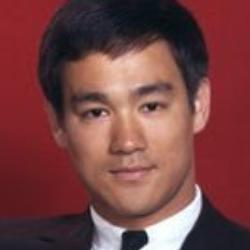
#> input picture samples/009.jpg, 250 x 250 px
$ python -i refinement.py   (imports and definitions only)
#> lines starting #> are read from the running program, lines starting #| are printed output that depends on the picture
#> further down, picture is the input picture: PIL image 250x250 RGB; mean R, G, B 119.3, 67.4, 67.6
"""Deterministic degradation for separately labelled robustness diagnostics."""
from io import BytesIO
from PIL import Image


def diagnostic_image(image):
    """Same fixed 40px/JPEG-45 condition for every image and every method."""
    small=image.convert('RGB').resize((40,40),Image.Resampling.BILINEAR)
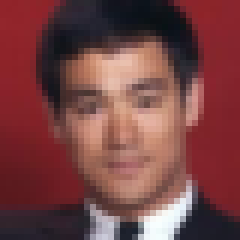
#> small: PIL image 40x40 RGB (shown 6 times larger); mean R, G, B 119.2, 67.4, 67.6
    stream=BytesIO();small.save(stream,format='JPEG',quality=45)
    stream.seek(0)
    with Image.open(stream) as decoded:return decoded.convert('RGB').resize((112,112),Image.Resampling.BILINEAR)
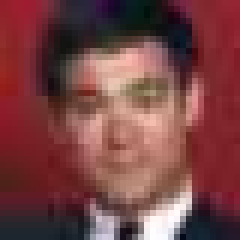
#> decoded: PIL image 40x40 RGB (shown 6 times larger); mean R, G, B 119.6, 67.2, 68
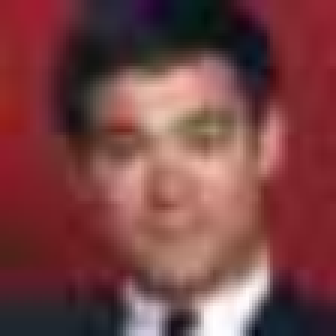
#> returned value: PIL image 112x112 RGB (shown 3 times larger); mean R, G, B 119.6, 67.3, 68


class DiagnosticTransform:
    def __init__(self,transform):self.transform=transform
    def __call__(self,image):return self.transform(diagnostic_image(image))

>>> from PIL import Image
>>> picture = Image.open('samples/009.jpg')
>>> result = diagnostic_image(picture)

$ run again, on samples/cl.png
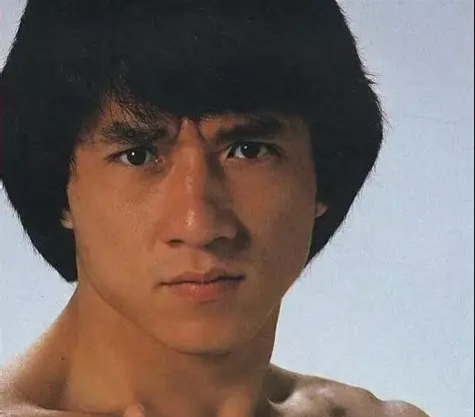
#> input picture samples/cl.png, 475 x 417 px
#> picture is the input picture: PIL image 475x417 RGB; mean R, G, B 121.4, 108.7, 104.6
#> in diagnostic_image, `small=image.convert('RGB').resize((40,40),Image.Resampling.BILINEAR)`:
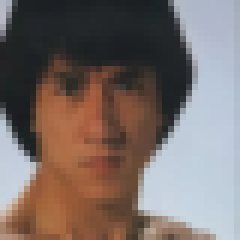
#> small: PIL image 40x40 RGB (shown 6 times larger); mean R, G, B 121.5, 108.8, 104.7
#> in diagnostic_image, `with Image.open(stream) as decoded:return decoded.convert('RGB').resiz..`:
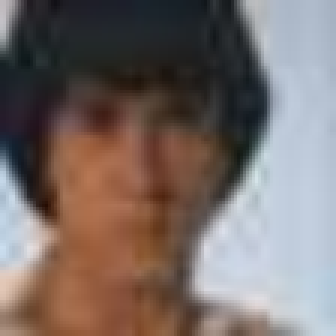
#> returned value: PIL image 112x112 RGB (shown 3 times larger); mean R, G, B 121.1, 108.9, 105.4

$ run again, on samples/lxl.png
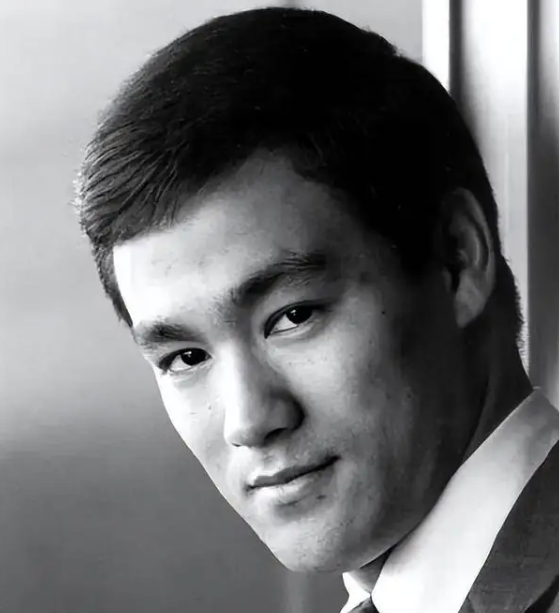
#> input picture samples/lxl.png, 559 x 613 px
#> picture is the input picture: PIL image 559x613 RGB; mean R, G, B 113.6, 114.3, 115.4
#> in diagnostic_image, `with Image.open(stream) as decoded:return decoded.convert('RGB').resiz..`:
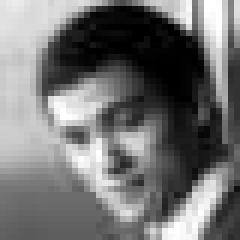
#> decoded: PIL image 40x40 RGB (shown 6 times larger); min 0, max 255, mean 114.1
#> in diagnostic_image, `with Image.open(stream) as decoded:return decoded.convert('RGB').resiz..`:
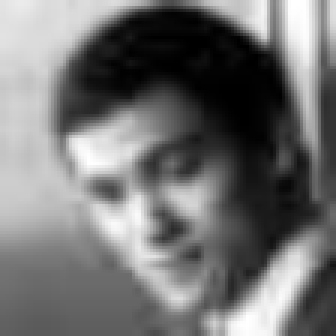
#> returned value: PIL image 112x112 RGB (shown 3 times larger); min 0, max 255, mean 114.2
